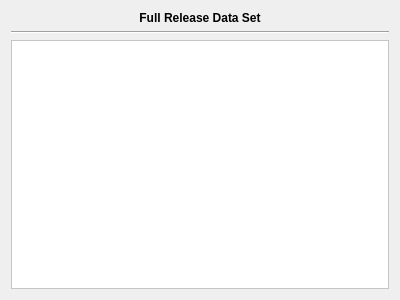
<?xml version="1.0" encoding="UTF-8"?>
<ui version="4.0">
 <class>Core::FullReleasePage</class>
 <widget class="QWidget" name="Core::FullReleasePage">
  <property name="geometry">
   <rect>
    <x>0</x>
    <y>0</y>
    <width>400</width>
    <height>300</height>
   </rect>
  </property>
  <property name="windowTitle">
   <string>Form</string>
  </property>
  <layout class="QGridLayout" name="gridLayout">
   <item row="0" column="0">
    <widget class="QLabel" name="label">
     <property name="font">
      <font>
       <weight>75</weight>
       <bold>true</bold>
      </font>
     </property>
     <property name="text">
      <string>Full Release Data Set</string>
     </property>
     <property name="alignment">
      <set>Qt::AlignCenter</set>
     </property>
    </widget>
   </item>
   <item row="1" column="0">
    <widget class="Line" name="line">
     <property name="orientation">
      <enum>Qt::Horizontal</enum>
     </property>
    </widget>
   </item>
   <item row="2" column="0">
    <widget class="QScrollArea" name="scrollArea">
     <property name="palette">
      <palette>
       <active>
        <colorrole role="Base">
         <brush brushstyle="SolidPattern">
          <color alpha="255">
           <red>255</red>
           <green>255</green>
           <blue>255</blue>
          </color>
         </brush>
        </colorrole>
        <colorrole role="Window">
         <brush brushstyle="SolidPattern">
          <color alpha="255">
           <red>255</red>
           <green>255</green>
           <blue>255</blue>
          </color>
         </brush>
        </colorrole>
       </active>
       <inactive>
        <colorrole role="Base">
         <brush brushstyle="SolidPattern">
          <color alpha="255">
           <red>255</red>
           <green>255</green>
           <blue>255</blue>
          </color>
         </brush>
        </colorrole>
        <colorrole role="Window">
         <brush brushstyle="SolidPattern">
          <color alpha="255">
           <red>255</red>
           <green>255</green>
           <blue>255</blue>
          </color>
         </brush>
        </colorrole>
       </inactive>
       <disabled>
        <colorrole role="Base">
         <brush brushstyle="SolidPattern">
          <color alpha="255">
           <red>255</red>
           <green>255</green>
           <blue>255</blue>
          </color>
         </brush>
        </colorrole>
        <colorrole role="Window">
         <brush brushstyle="SolidPattern">
          <color alpha="255">
           <red>255</red>
           <green>255</green>
           <blue>255</blue>
          </color>
         </brush>
        </colorrole>
       </disabled>
      </palette>
     </property>
     <property name="widgetResizable">
      <bool>true</bool>
     </property>
     <widget class="QWidget" name="scrollAreaWidgetContents">
      <property name="geometry">
       <rect>
        <x>0</x>
        <y>0</y>
        <width>374</width>
        <height>233</height>
       </rect>
      </property>
     </widget>
    </widget>
   </item>
  </layout>
 </widget>
 <resources/>
 <connections/>
</ui>
